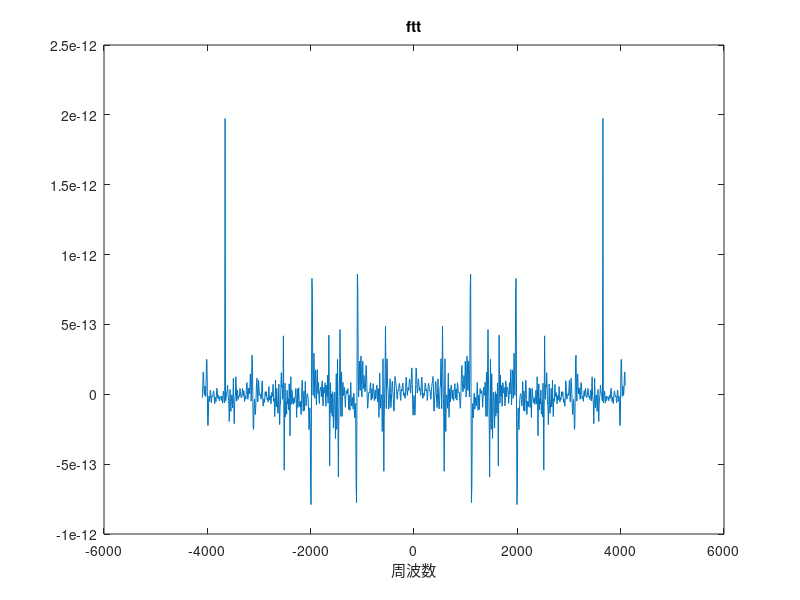
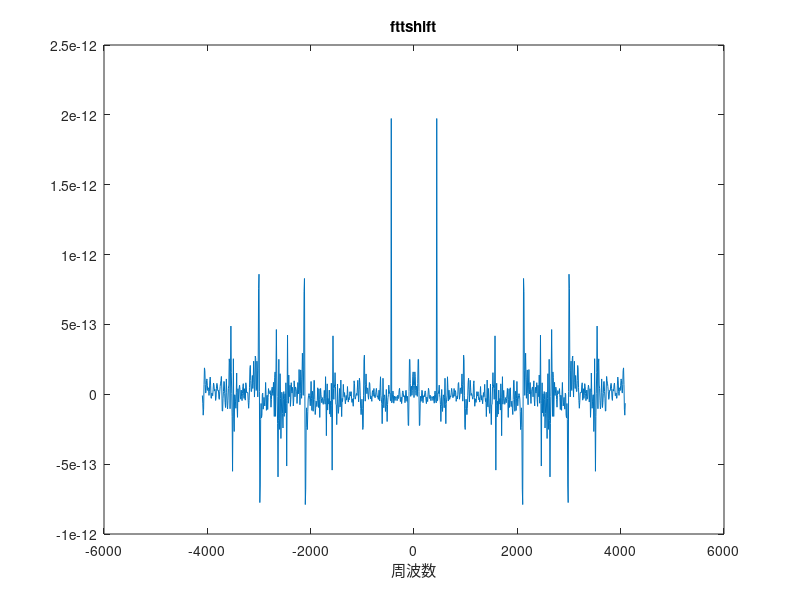
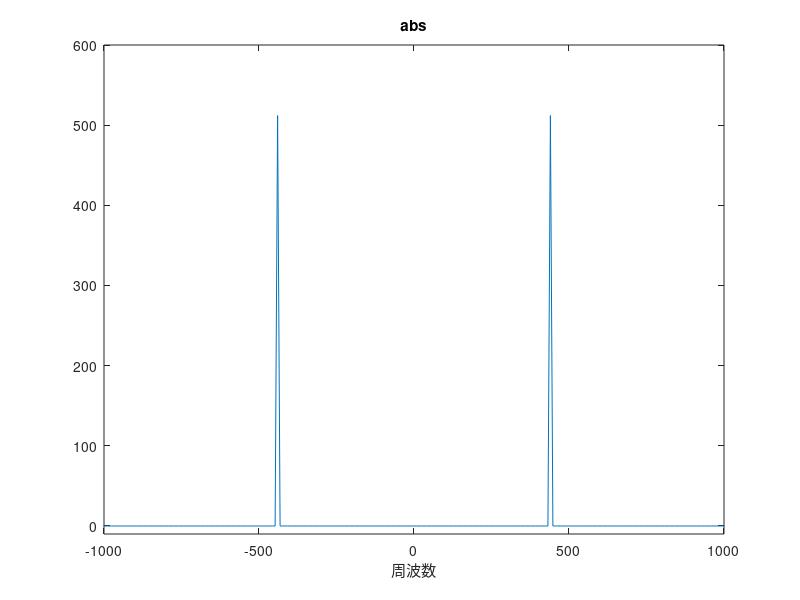

Reproduce these figures in MATLAB, in order.
clear all;
clc;

Fs = 8192;
t = [0:(Fs-1)] / Fs;
f = 440;
fs=[-Fs/2:Fs/1024:(Fs/2)-Fs/1024];
y = sin(2*pi*f*t);


y = y(1,1:1024);
fft_y = fft(y);
ln = length(abs(fftshift(fft(y))));
figure;
plot(fs,fft_y);
title('ftt');
xlabel('周波数');

fft_ys = fftshift(fft_y);
figure;
plot(fs,fft_ys);
title('fttshift');
xlabel('周波数');


fft_ys = abs(fft_ys);
figure;
plot(fs,fft_ys);
title('abs');
xlabel('周波数');
axis([-1000 1000 -10 600]);
